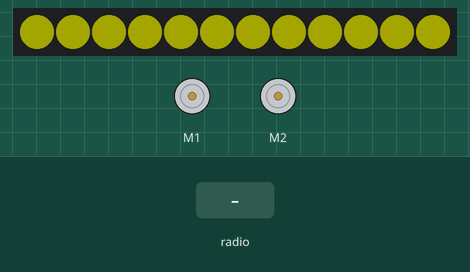
The program below on a simulated BBC micro:bit (MakeCode). Parts: 12 RGB LEDs in strip order, left to right, 2 × DC motor (green arrow = forward, orange = backward, longer = faster). Inputs (shaded band) come from the test bench. Dim RGB values are drawn brighter than linear.

Above: at 1.2 s.
1.3 s: radio message "10" arrives
At 2.3 s:
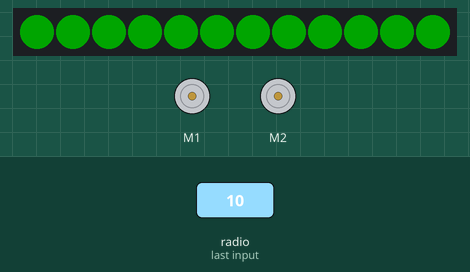
Timing chart, 0 to 4.3 s (numbered marks = the images above; inputs shaded):
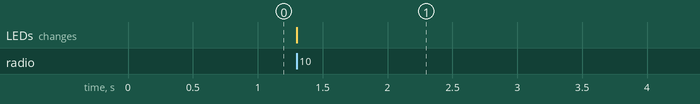

Measured:
- after the input at 1.3 s, the LEDs: change at once (image 1)

The program:

main.ts
```typescript
function RiktigLøsning () {
    bitbot.setLedColor(0x00FF00)
    basic.pause(4000)
    Restart()
}
radio.onReceivedNumber(function (receivedNumber) {
    if (receivedNumber == 10) {
        LøstOppgave = true
        RiktigLøsning()
    }
})
function Restart () {
    LøstOppgave = false
    Sekvens = false
    bitbot.setLedColor(0xFFFF00)
}
function FeilLøsning () {
    bitbot.setLedColor(0xFF0000)
    basic.pause(4000)
    Restart()
}
radio.onReceivedValue(function (name, value) {
    if (name == "P") {
        Pitch = value * -20
    } else if (name == "A") {
        AvPå = value
    } else if (name == "R") {
        Roll = value * -20
    }
    if (!(Sekvens) && AvPå == 1) {
        Sekvens = true
        Kjøretid = input.runningTime()
    }
})
let DriveRight = 0
let DriveLeft = 0
let Kjøretid = 0
let Roll = 0
let AvPå = 0
let Pitch = 0
let Sekvens = false
let LøstOppgave = false
bitbot.select_model(BBModel.XL)
radio.setGroup(1)
let Sekvenstid = 45000
Restart()
basic.forever(function () {
    if (AvPå == 1) {
        DriveLeft = Pitch - pins.map(
        Roll,
        0,
        1023,
        Pitch,
        Pitch * -1
        )
        DriveRight = Pitch - pins.map(
        Roll,
        0,
        -1023,
        Pitch,
        Pitch * -1
        )
        bitbot.motor(BBMotor.Left, Pitch - DriveLeft)
        bitbot.motor(BBMotor.Right, Pitch - DriveRight)
    } else {
        bitbot.motor(BBMotor.Both, 0)
    }
    if (input.runningTime() - Kjøretid > Sekvenstid && !(LøstOppgave) && Sekvens) {
        radio.sendNumber(11)
        AvPå = 0
        FeilLøsning()
    }
})
```

test.ts
```typescript
// testene settes inn her; disse vil ikke kompilert så lenge denne pakken blir brukt som en utvidelse.
```
